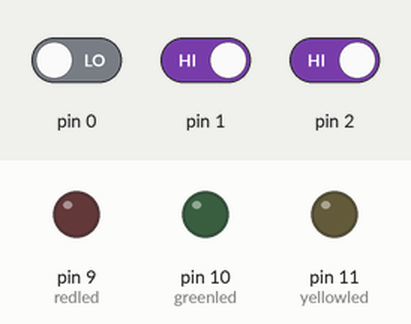
Recording of a sketch running on a simulated Arduino Uno, built with avr-gcc and run on an emulated ATmega328P. Parts: output pins drawn as LEDs (lit = HIGH). The inputs (shaded band) are chosen by the test bench; at power-on: pin 1 HIGH, pin 0 LOW, pin 2 HIGH.

Above: at 1.2 s.
1.3 s: pin 1 driven LOW
At 2.1 s:
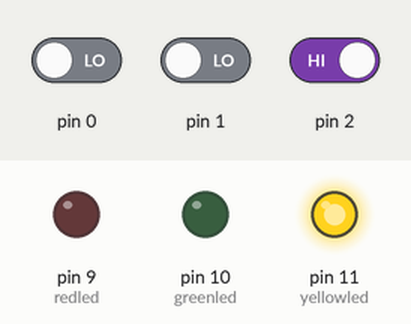
2.8 s: pin 0 driven HIGH and pin 2 driven LOW
At 3.2 s:
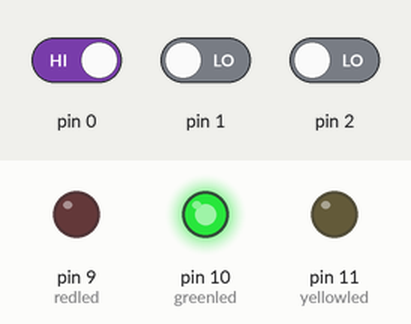
Timing chart, 0 to 5.8 s (numbered marks = the images above; inputs shaded):
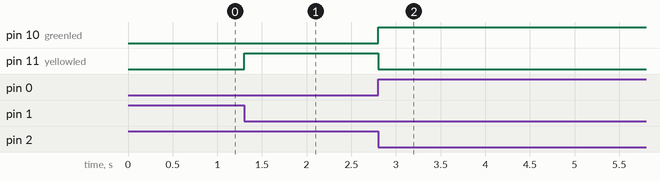

Measured:
- after the input at 1.3 s, pin 11 (yellowled): LOW → HIGH at once
- after the input at 2.8 s, pin 10 (greenled): LOW → HIGH at once; pin 11 (yellowled): HIGH → LOW at once

The sketch:

signal_panel_code_for_proteus.ino
```cpp
int redled = 9;  //selecting digital pins to display output
int greenled = 10;
int yellowled = 11;

bool serverSignal0;
bool serverSignal1;
bool serverSignal2;


void getserverSignal()
{
    serverSignal0 = digitalRead(0);
    serverSignal1 = digitalRead(1);
    serverSignal2 = digitalRead(2);

}
 //function depends on the use of communication module

void setup()
{

    // output pins
    pinMode(redled, OUTPUT);
    pinMode(greenled, OUTPUT);
    pinMode(yellowled, OUTPUT);

    //input pins
    pinMode(0, INPUT);
    pinMode(1, INPUT);
    pinMode(2, INPUT);

    digitalWrite(redled, LOW);
    digitalWrite(greenled, LOW);
    digitalWrite(yellowled, LOW);
}

void loop()
{
    getserverSignal();


    if(serverSignal0 == HIGH && serverSignal1 == LOW && serverSignal2 == LOW ) { //indicating clear from server
        digitalWrite(greenled, HIGH);
        digitalWrite(redled, LOW);
        digitalWrite(yellowled, LOW);

    }
    else if (serverSignal0 == LOW && serverSignal1 == HIGH && serverSignal2 == LOW)
    {
        digitalWrite(greenled, LOW);
        digitalWrite(redled, LOW);
        digitalWrite(yellowled, HIGH);
    }
    else if(serverSignal0 == LOW && serverSignal1 == LOW && serverSignal2 == HIGH){
        digitalWrite(greenled, LOW);
        digitalWrite(redled, LOW);
        digitalWrite(yellowled, HIGH);
    }
}
```
